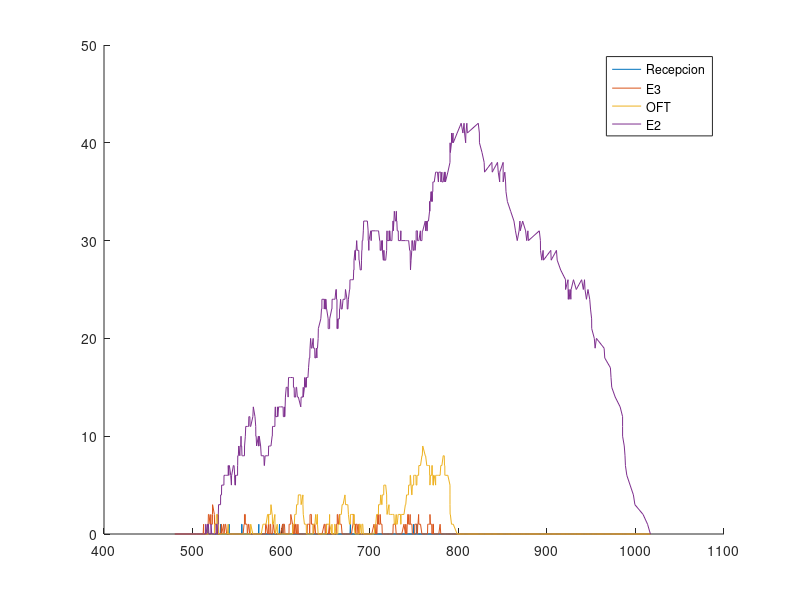

Recreate this plot in MATLAB.
t = [
480.0
480.2204979023792
480.2455798057488
483.57006142743245
497.24840347125496
497.2541007052631
504.25268538047163
504.522328535614
504.8283556131041
508.81952615850327
508.8469771410826
509.2968837876856
509.58855044589546
509.58855044789783
511.7118181689328
511.91306278929284
511.9533751880749
512.459533641882
512.6070064268037
514.1856298075679
514.6069405164835
514.6617157874878
514.698709320761
514.829684524125
514.8381794763588
515.0969243511759
515.096924451293
516.9914770368123
516.996529016363
517.3562784957809
517.396590894563
517.5575231161409
517.5957973068984
517.8695132354658
518.443227748724
518.5831978427536
519.6672645143967
519.9464266349179
519.9602596096979
520.3813224654751
520.4303639314862
520.597971374989
520.6632148242576
520.7908171076399
521.640056243094
521.836076635922
522.191409550939
522.2160832627519
522.2389195030761
522.3067406225683
522.4799630291941
522.5046215458467
522.5791176674646
524.597351903064
524.8174403795629
525.5149652502012
525.5149654103886
525.5189280568487
526.2395223211275
526.4871903604568
526.550308432244
526.5953866514938
526.9162068912105
527.253993241191
527.3942973460911
528.1578862596123
528.5842826082086
528.9552689852692
529.0470377895467
529.3559959434764
529.7908917740336
529.8012737427579
531.2456459444805
531.2456460721199
531.6054068614611
531.6988152032241
531.823647361339
531.8867650615673
532.4959005130651
532.5896110533164
532.6813798575939
532.7979240914481
532.8344722210469
535.065615176466
535.3618757705605
535.3618759107245
535.5005110070233
535.5005902599526
536.9552651774702
537.2037323288531
537.3529878373241
538.449583336229
538.7873696862094
539.3616102474144
540.1748557520714
540.2842307820175
540.8893723884948
540.9722384777283
540.9729410207339
541.3210130272759
541.3556703883295
541.5085130146877
541.5231641210382
543.0922334444243
543.8369900655923
544.024588670576
544.1584484774711
546.0532083784096
546.3552319567926
546.3798904734452
546.813758657422
547.530564216928
548.0496626531418
548.2101603956366
548.4428276865548
548.6229230418106
549.0432205968749
549.5480918683044
550.7985933660989
550.8321572125595
550.9210275262673
551.0334018329196
551.0737142317017
551.6758965999521
552.1334776765253
553.3664035091582
553.7272795601103
553.7820548311145
553.9125886704336
554.5246622857672
554.7119985530121
554.7692527108122
555.0609193690221
555.3107636101817
555.310763737821
555.4288041125182
555.7639328689252
556.0333205021273
556.0715946928847
556.5610181787662
557.0502353005403
557.0867834301391
558.1328758139953
558.5677716445525
558.5781536132768
558.5846891239315
558.696833261689
559.5546793912315
559.5602270962756
560.0225258149994
560.2709929663823
561.5168439737582
561.5383292498004
561.7862316069603
561.9473557749094
563.2644254154864
563.5424988088873
564.4822027092146
564.6552898428621
564.904077705922
565.5444316440957
565.61757071624
568.0435859899937
568.056266458666
568.5786071237508
570.4539764129931
571.3032155484473
571.4236590548055
571.6249036751656
571.6652160739477
571.7801238651189
572.2838838755636
574.3187814023563
574.3586447416056
574.3735566733604
574.4571253055994
574.8051973121414
574.8398546731951
574.9926972995532
575.1329780784936
575.2699392852136
576.8390086085997
577.5087729554416
579.5373926632752
579.8145213506835
579.8216927820993
580.5411301198861
580.8967106336934
581.0272444730125
581.1106892096411
581.8839085133911
582.123491836202
582.1928065602883
582.4550683217625
582.8753658768268
582.9647176327757
584.6643024925114
584.9414311799197
584.9486026113354
585.5974731587919
585.9093138221156
586.0236204629296
586.1541543022487
587.0108183426273
587.2504016654382
587.3197163895245
587.5819781509987
588.002275706063
588.1331716231649
588.5245180827169
589.7912123217476
590.0172191289823
590.235538418897
590.2677699298531
591.0362236513517
592.9442640529073
593.0360328571849
593.4310635558126
593.4613454194774
595.5944019290993
595.8025743070727
596.221606793667
597.142993780189
597.434660438399
597.6845046795585
597.6845048071979
598.137673938302
598.2625060964169
598.3256237966452
598.934759248143
599.3498695314506
599.3653561981884
601.6002526336183
601.6838212658573
601.7798301973156
602.0318932723993
602.0378546263577
602.1783098409559
602.4521908274636
603.4207783254027
603.747379164342
603.7609764897912
604.2629766888922
604.49213578551
604.8135941973887
605.7535537418898
606.7640886235331
607.2533057453072
607.289853874906
607.4689043773396
607.8936519890325
608.0097595088158
608.3359462587622
608.835946242076
608.8360254950053
608.9977450619032
609.2462122132861
610.492063220662
610.7614508538641
610.7997250446215
610.8864366806922
612.8903228849363
613.4574219561183
613.8446399112228
613.8923177866756
613.9616325107619
614.6751974091648
614.8922557201446
615.3470719571225
615.5483165774825
615.5886289762647
616.2967132117782
616.8912521807357
617.4477862934547
618.2969695756774
618.5809051304752
618.610549014866
618.8954217398226
619.4204676256672
622.1651284371278
622.5633595894948
624.5911437108815
624.5966914159256
624.9656455525719
625.0139861930132
626.2896219817898
626.534714875958
627.279471497126
628.2406589288328
628.2703207543863
628.5678328712363
628.667772853958
628.6791640357532
629.024975909689
629.2645592324999
629.3338739565862
629.5961357180604
630.0164332731247
630.2562788679379
630.9495141074058
631.8053698888093
632.1134291313289
632.1607028038263
632.1853765156392
632.202517731311
632.301268457423
632.5743942519289
632.5757052348471
632.6154293304298
633.2900749470942
634.1060063834275
634.2399748235968
634.660272378661
634.7722691666319
636.0976353196662
636.2139253149965
636.4492089943457
636.7130887607879
636.7453202717439
637.9198693678712
638.0953925933242
638.9580370694691
639.8925507000838
640.3405541747751
640.4726480527213
640.5468270567064
640.6601480401331
641.0331089768218
641.0331091169859
641.7761933605083
641.9804788964615
644.7838475553066
645.5529154103971
645.9082483254141
645.932922037227
645.9760777653252
646.0235793970434
646.1968018036691
646.2081929854643
648.6040784138004
648.6696275597129
649.1299578709367
649.8430117528211
649.9563610956026
650.3621101890349
650.4557011776683
650.4791432937839
650.5226079315297
651.148192106536
651.3718470669838
653.0777911198586
653.0825103234023
653.3463900898445
653.3786216008006
654.4769005073715
654.7087264630843
654.8004952673618
657.1059493817779
657.1741077654451
657.3588643392762
657.5408452123352
657.6101599364215
658.9955993827821
659.244066534165
660.4098473884109
660.4899175415409
660.7670462289492
660.7742176603649
660.7917669600539
661.849235511959
662.1628748439766
662.271768940398
662.3042768502025
662.5753666224036
662.8670332806136
663.0210824097086
663.0210825698961
663.0274228042322
663.1168775217731
663.241709679888
663.3048273801163
663.3254905021519
663.8766619396863
663.9172425110413
664.1931883756725
664.3671319627182
664.651067517516
664.6807114019068
665.7903714775573
665.9211287152854
666.2891115588794
667.1016538422546
667.9127576515241
668.8345218949357
669.9117541121152
672.0704587164895
672.6468317691592
674.352775822034
674.6379952582771
674.9400188366601
674.9646773533127
675.3267932778625
675.9539981424302
677.2077099216781
677.499376579888
677.5086608334474
677.7492208210475
677.7492209486869
678.1328787481718
678.202390079791
678.4036347001511
678.4439470989332
678.999475389632
679.3884931259217
679.3898041088399
681.0540736975896
681.2220424342269
681.2305373864607
681.5327667345779
681.9273151521229
682.2595045452771
682.2650522503212
683.3838349469141
683.579261552378
683.6315029862434
683.9060003784083
683.9109650106918
684.0605195169971
684.4129652097928
684.4756298003048
684.5121779299036
684.6227224767127
685.2852056052527
685.9035422627904
686.7260129024725
687.0700655018123
687.0806809910055
687.6567163565129
687.9026608655697
688.1336246731845
689.3364448835681
690.4838739100845
690.7299104263255
691.0652892654248
691.1444813701256
691.2895096845979
691.5334991064153
691.5348100893335
692.1583127983154
692.7855176628831
693.1990796780832
693.386579665495
695.2474413448648
695.2474414850288
697.3601104035284
698.2093495389826
698.279347035759
698.480591656119
698.5209040549012
698.6862578556542
698.9981800635136
699.1900178660989
701.1744693833098
701.2292446543139
701.2647787321409
701.5428839863315
701.622580680505
701.7127822068322
701.9553757647585
702.2994283640984
702.3100438532915
704.8427834262691
706.3738442324117
706.65097291982
706.6581443512357
706.840540699927
707.7331622028298
708.0468015348474
708.1556956312688
708.4592933132744
708.6988766360853
708.7681913601716
709.0304531216458
709.4507506767101
709.8011692019121
709.9763064458575
711.2396872923947
711.5035670588369
711.535798569793
711.6822504987323
711.79892647557
712.4531611397454
713.6549318309449
713.8171607111694
714.1740302671586
714.3345280096535
714.3408682439896
715.2631263507703
715.5107943900996
715.7428600273225
715.8008105697384
715.9398109208533
716.216237533232
716.3841370180028
716.4163685289589
718.031929731893
719.1159964035361
719.2077652078136
719.5614317320034
719.6099440185832
721.766134279728
721.9329424832636
722.4520409194773
722.6125386619722
723.2915923792948
723.7118899343591
725.0061365530762
725.5008265500437
725.8561594650607
725.8808331768736
725.97149053669
726.0782748662876
726.1447129433158
726.1561041251109
726.5358559428608
726.6014050887734
727.3449028718757
727.7747892818816
729.0778690105833
729.9032719437901
729.9042722352492
730.1463000331418
730.3245697903135
730.6232083498134
731.069497946822
732.1135064059981
732.1922776731994
732.3828940392002
732.3900654706159
734.7553026298317
735.0788651414545
735.2542129337932
735.2877754750804
735.3925044734721
735.4722011676456
735.8049962518991
736.149048851239
736.1596643404321
738.6924039134096
740.2234647195522
740.5005934069605
740.5077648383763
740.6901611870676
741.5827826899704
741.896422021988
742.0053161184094
742.308913800415
742.5484971232258
742.6178118473122
742.8800736087863
743.3003711638506
743.6507896890527
743.9657406475097
745.0893077795353
745.3531875459774
745.3854190569335
745.6485469627106
745.6716847003845
745.7765633338445
746.0339943862673
746.661199250835
747.4990911803234
747.644459177601
748.1480740851047
749.1127468379109
749.1127469655503
749.5659160966544
749.6424939260307
749.6907482547693
749.7310606535515
749.7322942289748
750.3630014064954
750.7520191427851
750.7533301257033
750.9206629693946
751.2212681549173
752.2399678429827
752.4028571889322
752.417599714453
752.7092663726629
752.9591106138224
752.9591107414618
753.2144287067412
753.4122798725659
753.8445133372968
753.8566059697154
753.881264486368
754.2093651824069
754.4933007372048
754.5229446215956
755.2070059588398
755.456088885101
757.1897075360682
757.3520919167095
758.9225755887494
759.3510883773006
759.8625545924847
762.7348854629729
763.1188891538577
764.4408295158477
764.4802284779659
764.5801684606876
764.5915596424827
764.9373715164186
764.9914389107488
765.1769548392294
765.2462695633158
765.5085313247899
765.9288288798542
766.3545390537187
767.5371281698365
767.6658214184159
767.7177654955389
767.9544229469241
767.9871531287409
767.9943245601567
768.0258247380584
768.5014390444379
769.234890741802
769.97964736297
769.9990541091407
770.14618528541
770.6336162999436
770.6831242309952
771.183124214309
771.1832034672383
771.2282629563136
771.3449230341362
771.5925910734654
772.0172883447401
772.0216076042192
772.3593939541996
772.8692110844007
774.4220993935687
774.461396656485
774.5919304958041
775.4485945361828
775.6881778589936
775.75749258308
776.0197543445541
776.268221495937
776.5219208192931
777.514072503313
777.5881358523399
777.9583986004624
778.000213527947
779.471242571249
780.2434460322908
780.3089951782033
781.4823793713115
781.4860161034844
782.9645735908491
784.1479028408363
784.4062297392137
784.775107705404
784.8658539617544
785.2367872371557
785.5070951982535
788.2080103261817
790.6340255999354
790.6340257400994
790.6395734451436
790.7819651640604
791.0568682222312
792.3325040110077
792.3510344874464
793.0957911086144
794.0569785403212
794.3132027836042
798.731441799583
803.2834642706651
805.1971738085361
806.5084561732334
807.0821706864916
808.3150965191245
808.5992025474656
809.6606915629784
810.2302506527334
822.5506249989048
823.7895583379255
823.8944369713855
826.8182873392877
829.1897980905479
829.6378015652392
837.9013258042645
838.3260734159574
844.2770613381476
845.1076188360896
846.729134638703
846.8404868887708
850.6527967629943
850.6527969231818
850.6567594094544
852.5281662124241
853.3774053478783
853.8543136645499
855.423382987936
859.1255044992224
862.8470297122201
864.5529737650949
866.5685937042
868.6135832936851
869.6023897833563
869.9609613541427
872.66432504395
876.0095192427215
877.2424450753543
878.5880401192082
879.1575992089632
891.4779735551347
892.7169068941554
892.8217855276154
894.303979747153
895.7456358955176
896.1936393702089
904.4571636092342
904.881911220927
910.8328991431173
911.6634566410593
915.586773921948
921.1319518488526
921.1319519489698
923.9045407331425
923.9108809674786
924.2089486653983
924.7601201029328
925.076646538919
926.3291894263189
927.0739460474869
927.3954044593656
930.0507146393165
933.2065996507299
939.2772003696605
941.1909099075315
942.5021922722287
943.075906785487
944.6874823332912
946.4211009842584
948.393782316471
949.3050768600789
950.5440101990996
950.6488888325596
953.5727392004618
954.4773093817123
955.944249951722
964.6557776654386
965.3725832249446
971.7483187588277
972.4279149375363
973.2584724354783
977.181789716367
982.7269676432717
985.4995565275616
985.4995566877491
985.5058969220852
987.3812662113276
988.2305053467817
988.7074136634533
990.2764829868394
993.9786044981258
997.7001297111235
999.4060737639983
1008.6325594943422
1013.6819755126037
1016.906967415172
];
x_2 = [
0.0
0.0
0.0
0.0
0.0
0.0
0.0
0.0
0.0
0.0
0.0
0.0
0.0
0.0
0.0
0.0
0.0
0.0
0.0
0.0
0.0
0.0
0.0
0.0
0.0
0.0
0.0
0.0
0.0
1.0
0.0
0.0
0.0
0.0
0.0
0.0
0.0
0.0
0.0
0.0
0.0
0.0
0.0
0.0
0.0
0.0
0.0
0.0
0.0
0.0
0.0
0.0
0.0
0.0
0.0
0.0
0.0
0.0
0.0
0.0
0.0
0.0
0.0
0.0
0.0
0.0
0.0
0.0
0.0
0.0
0.0
0.0
0.0
0.0
1.0
1.0
0.0
0.0
0.0
0.0
0.0
0.0
0.0
0.0
0.0
0.0
0.0
0.0
0.0
0.0
0.0
0.0
0.0
0.0
0.0
0.0
0.0
0.0
0.0
1.0
0.0
0.0
0.0
0.0
0.0
0.0
0.0
0.0
0.0
0.0
0.0
0.0
0.0
0.0
0.0
0.0
0.0
0.0
0.0
0.0
0.0
0.0
0.0
0.0
0.0
0.0
0.0
0.0
0.0
0.0
0.0
0.0
0.0
0.0
0.0
1.0
1.0
0.0
0.0
0.0
0.0
0.0
0.0
0.0
0.0
0.0
0.0
0.0
0.0
0.0
0.0
0.0
0.0
0.0
0.0
0.0
0.0
0.0
0.0
0.0
0.0
0.0
0.0
0.0
0.0
0.0
0.0
0.0
0.0
0.0
0.0
0.0
0.0
0.0
0.0
0.0
1.0
0.0
0.0
0.0
0.0
0.0
0.0
0.0
0.0
0.0
0.0
0.0
0.0
0.0
0.0
0.0
0.0
0.0
0.0
0.0
0.0
0.0
0.0
0.0
0.0
0.0
0.0
0.0
0.0
0.0
0.0
0.0
0.0
0.0
0.0
0.0
0.0
0.0
0.0
0.0
0.0
0.0
0.0
0.0
0.0
0.0
0.0
0.0
0.0
0.0
1.0
0.0
0.0
0.0
0.0
0.0
0.0
0.0
1.0
1.0
0.0
0.0
0.0
0.0
0.0
0.0
0.0
0.0
0.0
0.0
0.0
0.0
0.0
0.0
0.0
0.0
0.0
0.0
0.0
0.0
0.0
0.0
0.0
0.0
0.0
0.0
0.0
0.0
0.0
0.0
0.0
0.0
0.0
0.0
0.0
0.0
0.0
0.0
0.0
0.0
0.0
0.0
0.0
0.0
0.0
0.0
0.0
0.0
0.0
0.0
0.0
0.0
0.0
0.0
0.0
0.0
0.0
0.0
0.0
0.0
0.0
0.0
0.0
0.0
0.0
0.0
0.0
0.0
0.0
0.0
0.0
0.0
0.0
0.0
0.0
0.0
0.0
0.0
0.0
0.0
0.0
0.0
0.0
0.0
0.0
0.0
0.0
0.0
0.0
0.0
0.0
0.0
0.0
0.0
0.0
0.0
0.0
0.0
0.0
0.0
0.0
0.0
0.0
0.0
0.0
0.0
0.0
0.0
0.0
0.0
0.0
0.0
0.0
0.0
0.0
0.0
0.0
0.0
0.0
0.0
0.0
0.0
0.0
0.0
0.0
0.0
0.0
0.0
0.0
0.0
0.0
0.0
0.0
0.0
0.0
0.0
0.0
0.0
0.0
0.0
0.0
0.0
0.0
0.0
0.0
0.0
0.0
0.0
0.0
0.0
0.0
0.0
0.0
0.0
0.0
0.0
0.0
0.0
0.0
0.0
0.0
0.0
0.0
0.0
0.0
0.0
0.0
0.0
0.0
0.0
0.0
0.0
1.0
1.0
0.0
0.0
0.0
0.0
0.0
0.0
0.0
0.0
0.0
0.0
0.0
0.0
0.0
0.0
0.0
0.0
0.0
0.0
0.0
0.0
0.0
0.0
0.0
0.0
0.0
0.0
0.0
0.0
0.0
0.0
0.0
0.0
0.0
0.0
0.0
0.0
0.0
0.0
0.0
0.0
0.0
0.0
0.0
0.0
0.0
0.0
0.0
0.0
0.0
0.0
0.0
0.0
0.0
0.0
0.0
0.0
0.0
0.0
0.0
0.0
0.0
0.0
0.0
0.0
0.0
0.0
0.0
0.0
0.0
0.0
0.0
0.0
0.0
0.0
0.0
0.0
0.0
0.0
0.0
0.0
0.0
0.0
0.0
0.0
0.0
0.0
0.0
0.0
0.0
0.0
0.0
0.0
0.0
0.0
0.0
0.0
0.0
0.0
0.0
0.0
0.0
0.0
0.0
0.0
0.0
0.0
0.0
0.0
0.0
0.0
0.0
0.0
0.0
0.0
0.0
0.0
0.0
0.0
0.0
0.0
0.0
0.0
0.0
0.0
0.0
0.0
0.0
0.0
0.0
0.0
0.0
0.0
0.0
0.0
0.0
0.0
0.0
0.0
0.0
0.0
0.0
0.0
0.0
0.0
0.0
0.0
0.0
0.0
0.0
0.0
0.0
0.0
0.0
0.0
0.0
0.0
0.0
0.0
0.0
0.0
0.0
0.0
0.0
0.0
0.0
0.0
1.0
0.0
0.0
0.0
0.0
0.0
0.0
0.0
0.0
0.0
0.0
0.0
0.0
0.0
0.0
0.0
1.0
1.0
0.0
0.0
0.0
0.0
0.0
0.0
0.0
0.0
0.0
0.0
0.0
0.0
0.0
0.0
0.0
0.0
0.0
0.0
0.0
0.0
0.0
0.0
0.0
0.0
0.0
0.0
0.0
0.0
0.0
0.0
0.0
0.0
0.0
0.0
0.0
0.0
0.0
0.0
0.0
0.0
0.0
0.0
0.0
0.0
0.0
0.0
0.0
0.0
0.0
0.0
0.0
0.0
0.0
0.0
0.0
0.0
0.0
0.0
0.0
0.0
0.0
0.0
0.0
0.0
0.0
0.0
0.0
0.0
0.0
0.0
0.0
0.0
0.0
0.0
0.0
0.0
0.0
0.0
0.0
0.0
0.0
0.0
0.0
0.0
0.0
0.0
0.0
0.0
0.0
0.0
0.0
0.0
0.0
0.0
0.0
0.0
0.0
0.0
0.0
0.0
0.0
0.0
0.0
0.0
0.0
0.0
0.0
0.0
0.0
0.0
0.0
0.0
0.0
0.0
0.0
0.0
0.0
0.0
0.0
0.0
0.0
0.0
0.0
0.0
0.0
0.0
0.0
0.0
0.0
0.0
0.0
0.0
0.0
0.0
0.0
0.0
0.0
0.0
0.0
0.0
0.0
0.0
0.0
0.0
0.0
0.0
0.0
0.0
0.0
0.0
0.0
0.0
0.0
0.0
0.0
0.0
0.0
0.0
0.0
0.0
0.0
0.0
0.0
0.0
0.0
0.0
0.0
0.0
0.0
0.0
0.0
0.0
0.0
0.0
0.0
0.0
0.0
0.0
0.0
0.0
0.0
];
x_3 = [
0.0
0.0
0.0
0.0
0.0
0.0
0.0
0.0
0.0
0.0
0.0
0.0
0.0
0.0
0.0
0.0
0.0
0.0
0.0
0.0
0.0
0.0
0.0
0.0
0.0
0.0
0.0
0.0
0.0
0.0
0.0
0.0
0.0
0.0
0.0
0.0
0.0
0.0
0.0
0.0
0.0
0.0
0.0
0.0
0.0
0.0
0.0
0.0
0.0
0.0
0.0
0.0
0.0
0.0
0.0
0.0
0.0
0.0
0.0
0.0
0.0
0.0
0.0
0.0
0.0
0.0
0.0
0.0
0.0
0.0
0.0
0.0
0.0
0.0
0.0
0.0
0.0
0.0
0.0
0.0
0.0
0.0
0.0
0.0
0.0
0.0
0.0
0.0
0.0
0.0
0.0
0.0
0.0
0.0
0.0
0.0
0.0
0.0
0.0
0.0
0.0
0.0
0.0
0.0
0.0
0.0
0.0
0.0
0.0
0.0
0.0
0.0
0.0
0.0
0.0
0.0
0.0
0.0
0.0
0.0
0.0
0.0
0.0
0.0
0.0
0.0
0.0
0.0
0.0
0.0
0.0
0.0
0.0
0.0
0.0
0.0
0.0
0.0
0.0
0.0
0.0
0.0
0.0
0.0
0.0
0.0
0.0
0.0
0.0
0.0
0.0
0.0
0.0
0.0
0.0
0.0
0.0
0.0
0.0
0.0
0.0
0.0
0.0
0.0
0.0
0.0
0.0
0.0
0.0
0.0
0.0
0.0
0.0
0.0
0.0
0.0
0.0
0.0
0.0
0.0
0.0
0.0
0.0
0.0
0.0
0.0
0.0
0.0
0.0
0.0
0.0
0.0
0.0
0.0
0.0
0.0
0.0
0.0
0.0
0.0
0.0
0.0
0.0
0.0
0.0
0.0
0.0
0.0
0.0
0.0
0.0
0.0
0.0
0.0
0.0
0.0
0.0
0.0
0.0
0.0
0.0
0.0
0.0
0.0
0.0
0.0
0.0
0.0
0.0
0.0
0.0
0.0
0.0
0.0
0.0
0.0
0.0
0.0
0.0
0.0
0.0
0.0
0.0
0.0
0.0
0.0
0.0
0.0
0.0
0.0
0.0
0.0
0.0
0.0
0.0
0.0
0.0
0.0
0.0
0.0
0.0
0.0
0.0
0.0
0.0
0.0
0.0
0.0
0.0
0.0
0.0
0.0
0.0
0.0
0.0
0.0
0.0
0.0
0.0
0.0
0.0
0.0
0.0
0.0
0.0
0.0
0.0
0.0
0.0
0.0
0.0
0.0
0.0
0.0
0.0
0.0
0.0
0.0
0.0
0.0
0.0
0.0
0.0
0.0
0.0
0.0
0.0
0.0
0.0
0.0
0.0
0.0
0.0
0.0
0.0
0.0
0.0
0.0
0.0
0.0
0.0
0.0
0.0
0.0
0.0
0.0
0.0
0.0
0.0
0.0
0.0
0.0
0.0
0.0
0.0
0.0
0.0
0.0
0.0
0.0
0.0
0.0
0.0
0.0
0.0
0.0
0.0
0.0
0.0
0.0
0.0
0.0
0.0
0.0
0.0
0.0
0.0
0.0
0.0
0.0
0.0
0.0
0.0
0.0
0.0
0.0
0.0
0.0
0.0
0.0
0.0
0.0
0.0
0.0
0.0
0.0
0.0
0.0
0.0
0.0
0.0
0.0
0.0
0.0
0.0
0.0
0.0
0.0
0.0
0.0
0.0
0.0
0.0
0.0
0.0
0.0
0.0
0.0
0.0
0.0
0.0
0.0
0.0
0.0
0.0
0.0
0.0
0.0
0.0
0.0
0.0
0.0
0.0
0.0
0.0
0.0
0.0
0.0
0.0
0.0
0.0
0.0
0.0
0.0
0.0
0.0
0.0
0.0
0.0
0.0
0.0
0.0
0.0
0.0
0.0
0.0
0.0
0.0
0.0
0.0
0.0
0.0
0.0
0.0
0.0
0.0
0.0
0.0
0.0
0.0
0.0
0.0
0.0
0.0
0.0
0.0
0.0
0.0
0.0
0.0
0.0
0.0
0.0
0.0
0.0
0.0
0.0
0.0
0.0
0.0
0.0
0.0
0.0
0.0
0.0
0.0
0.0
0.0
0.0
0.0
0.0
0.0
0.0
0.0
0.0
0.0
0.0
0.0
0.0
0.0
0.0
0.0
0.0
0.0
0.0
0.0
0.0
0.0
0.0
0.0
0.0
0.0
0.0
0.0
0.0
0.0
0.0
0.0
0.0
0.0
0.0
0.0
0.0
0.0
0.0
0.0
0.0
0.0
0.0
0.0
0.0
0.0
0.0
0.0
0.0
0.0
0.0
0.0
0.0
0.0
0.0
0.0
0.0
0.0
0.0
0.0
0.0
0.0
0.0
0.0
0.0
0.0
0.0
0.0
0.0
0.0
0.0
0.0
0.0
0.0
0.0
0.0
0.0
0.0
0.0
0.0
0.0
0.0
0.0
0.0
0.0
0.0
0.0
0.0
0.0
0.0
0.0
0.0
0.0
0.0
0.0
0.0
0.0
0.0
0.0
0.0
0.0
0.0
0.0
0.0
0.0
0.0
0.0
0.0
0.0
0.0
0.0
0.0
0.0
0.0
0.0
0.0
0.0
0.0
0.0
0.0
0.0
0.0
0.0
0.0
0.0
0.0
0.0
0.0
0.0
0.0
0.0
0.0
0.0
0.0
0.0
0.0
0.0
0.0
0.0
0.0
0.0
0.0
0.0
0.0
0.0
0.0
0.0
0.0
0.0
0.0
0.0
0.0
0.0
0.0
0.0
0.0
0.0
0.0
0.0
0.0
0.0
0.0
0.0
0.0
0.0
0.0
0.0
0.0
0.0
0.0
0.0
0.0
0.0
0.0
0.0
0.0
0.0
0.0
0.0
0.0
0.0
0.0
0.0
0.0
0.0
0.0
0.0
0.0
0.0
0.0
0.0
0.0
0.0
0.0
0.0
0.0
0.0
0.0
0.0
0.0
0.0
0.0
0.0
0.0
0.0
0.0
0.0
0.0
0.0
0.0
0.0
0.0
0.0
0.0
0.0
0.0
0.0
0.0
0.0
0.0
0.0
0.0
0.0
0.0
0.0
0.0
0.0
0.0
0.0
0.0
0.0
0.0
0.0
0.0
0.0
0.0
0.0
0.0
0.0
0.0
0.0
0.0
0.0
0.0
0.0
0.0
0.0
0.0
0.0
0.0
0.0
0.0
0.0
0.0
0.0
0.0
0.0
0.0
0.0
0.0
0.0
0.0
0.0
0.0
0.0
0.0
0.0
0.0
0.0
0.0
0.0
0.0
0.0
0.0
0.0
0.0
0.0
0.0
0.0
0.0
0.0
0.0
0.0
0.0
0.0
0.0
0.0
0.0
0.0
0.0
0.0
0.0
0.0
0.0
0.0
0.0
0.0
0.0
0.0
];
x_4 = [
0.0
0.0
0.0
0.0
0.0
0.0
0.0
0.0
0.0
0.0
0.0
0.0
0.0
0.0
0.0
0.0
0.0
1.0
0.0
0.0
0.0
0.0
0.0
0.0
0.0
0.0
0.0
0.0
0.0
0.0
0.0
1.0
1.0
2.0
2.0
2.0
1.0
1.0
1.0
1.0
1.0
2.0
1.0
1.0
1.0
1.0
1.0
1.0
1.0
1.0
2.0
2.0
3.0
2.0
1.0
1.0
1.0
1.0
1.0
1.0
1.0
1.0
0.0
0.0
0.0
0.0
0.0
0.0
0.0
0.0
0.0
0.0
0.0
0.0
0.0
0.0
0.0
0.0
1.0
1.0
0.0
0.0
0.0
1.0
1.0
0.0
0.0
0.0
1.0
1.0
1.0
0.0
0.0
0.0
0.0
0.0
0.0
0.0
0.0
0.0
0.0
0.0
0.0
0.0
0.0
0.0
0.0
0.0
0.0
0.0
0.0
0.0
0.0
0.0
0.0
0.0
0.0
0.0
0.0
0.0
0.0
0.0
0.0
0.0
0.0
0.0
0.0
0.0
0.0
0.0
0.0
0.0
0.0
0.0
0.0
0.0
0.0
0.0
0.0
0.0
0.0
0.0
1.0
1.0
1.0
2.0
2.0
2.0
1.0
1.0
1.0
1.0
1.0
0.0
0.0
1.0
1.0
0.0
0.0
0.0
0.0
0.0
0.0
0.0
0.0
0.0
0.0
0.0
0.0
0.0
0.0
0.0
0.0
0.0
0.0
0.0
0.0
0.0
0.0
0.0
0.0
0.0
0.0
0.0
0.0
0.0
0.0
0.0
0.0
0.0
0.0
0.0
0.0
1.0
1.0
1.0
0.0
0.0
0.0
1.0
1.0
0.0
0.0
0.0
0.0
0.0
1.0
1.0
1.0
0.0
0.0
0.0
0.0
0.0
1.0
0.0
0.0
0.0
0.0
0.0
0.0
0.0
0.0
0.0
0.0
0.0
0.0
0.0
0.0
0.0
0.0
0.0
1.0
1.0
1.0
0.0
0.0
1.0
1.0
1.0
1.0
1.0
0.0
0.0
0.0
0.0
0.0
0.0
0.0
0.0
0.0
0.0
0.0
0.0
0.0
1.0
1.0
1.0
1.0
1.0
2.0
1.0
0.0
0.0
0.0
0.0
1.0
1.0
0.0
0.0
0.0
1.0
1.0
0.0
0.0
0.0
0.0
1.0
0.0
0.0
0.0
0.0
0.0
0.0
0.0
0.0
0.0
0.0
0.0
0.0
0.0
0.0
0.0
0.0
0.0
0.0
1.0
1.0
1.0
1.0
1.0
1.0
0.0
0.0
0.0
1.0
1.0
1.0
2.0
2.0
2.0
1.0
1.0
1.0
1.0
0.0
0.0
0.0
0.0
1.0
1.0
0.0
0.0
0.0
0.0
0.0
0.0
0.0
0.0
0.0
0.0
0.0
0.0
0.0
0.0
0.0
0.0
0.0
0.0
1.0
1.0
1.0
0.0
0.0
0.0
0.0
0.0
1.0
1.0
0.0
0.0
0.0
0.0
0.0
1.0
0.0
0.0
0.0
0.0
0.0
0.0
0.0
0.0
0.0
0.0
0.0
0.0
0.0
0.0
0.0
0.0
0.0
1.0
1.0
1.0
1.0
1.0
1.0
1.0
1.0
1.0
2.0
2.0
2.0
1.0
1.0
1.0
1.0
2.0
2.0
1.0
1.0
1.0
0.0
0.0
0.0
0.0
0.0
0.0
0.0
0.0
0.0
0.0
0.0
0.0
0.0
0.0
0.0
0.0
0.0
0.0
0.0
0.0
0.0
0.0
1.0
1.0
1.0
2.0
2.0
1.0
1.0
1.0
1.0
1.0
1.0
1.0
0.0
0.0
0.0
0.0
1.0
1.0
1.0
0.0
0.0
0.0
1.0
1.0
0.0
0.0
0.0
0.0
0.0
0.0
0.0
0.0
0.0
0.0
0.0
0.0
0.0
0.0
0.0
0.0
0.0
0.0
0.0
0.0
0.0
0.0
0.0
0.0
0.0
0.0
0.0
0.0
0.0
0.0
0.0
0.0
1.0
0.0
0.0
0.0
1.0
0.0
0.0
0.0
1.0
1.0
1.0
2.0
2.0
2.0
1.0
1.0
1.0
1.0
2.0
2.0
1.0
1.0
1.0
0.0
0.0
0.0
0.0
0.0
0.0
0.0
0.0
0.0
0.0
0.0
0.0
0.0
0.0
0.0
0.0
0.0
0.0
0.0
0.0
0.0
0.0
0.0
0.0
0.0
0.0
0.0
0.0
0.0
0.0
1.0
1.0
1.0
1.0
1.0
0.0
0.0
0.0
0.0
0.0
0.0
0.0
0.0
0.0
0.0
0.0
0.0
0.0
0.0
0.0
0.0
0.0
0.0
0.0
1.0
0.0
0.0
0.0
1.0
0.0
0.0
0.0
1.0
1.0
1.0
2.0
2.0
2.0
1.0
1.0
1.0
1.0
2.0
1.0
1.0
1.0
1.0
1.0
1.0
0.0
0.0
0.0
0.0
0.0
0.0
0.0
0.0
0.0
0.0
0.0
1.0
1.0
1.0
1.0
1.0
1.0
1.0
1.0
1.0
0.0
0.0
0.0
0.0
1.0
1.0
1.0
2.0
1.0
1.0
1.0
0.0
0.0
0.0
0.0
0.0
0.0
0.0
0.0
0.0
0.0
0.0
0.0
0.0
1.0
1.0
1.0
1.0
1.0
1.0
1.0
1.0
1.0
2.0
1.0
1.0
1.0
1.0
0.0
0.0
0.0
0.0
0.0
1.0
1.0
1.0
1.0
0.0
0.0
0.0
0.0
0.0
0.0
0.0
0.0
0.0
0.0
0.0
0.0
0.0
0.0
0.0
0.0
1.0
0.0
0.0
0.0
0.0
0.0
0.0
0.0
0.0
0.0
0.0
0.0
0.0
0.0
0.0
0.0
0.0
0.0
0.0
0.0
0.0
0.0
0.0
0.0
0.0
0.0
0.0
0.0
0.0
0.0
0.0
0.0
0.0
0.0
0.0
0.0
0.0
0.0
0.0
0.0
0.0
0.0
0.0
0.0
0.0
0.0
0.0
0.0
0.0
0.0
0.0
0.0
0.0
0.0
0.0
0.0
0.0
0.0
0.0
0.0
0.0
0.0
0.0
0.0
0.0
0.0
0.0
0.0
0.0
0.0
0.0
0.0
0.0
0.0
0.0
0.0
0.0
0.0
0.0
0.0
0.0
0.0
0.0
0.0
0.0
0.0
0.0
0.0
0.0
0.0
0.0
0.0
0.0
0.0
0.0
0.0
0.0
0.0
0.0
0.0
0.0
0.0
0.0
0.0
0.0
0.0
0.0
0.0
0.0
0.0
0.0
0.0
0.0
0.0
0.0
0.0
0.0
0.0
0.0
];
x_5 = [
0.0
0.0
0.0
0.0
0.0
0.0
0.0
0.0
0.0
0.0
0.0
0.0
0.0
0.0
0.0
0.0
0.0
0.0
0.0
0.0
0.0
0.0
0.0
0.0
0.0
0.0
0.0
0.0
0.0
0.0
0.0
0.0
0.0
0.0
0.0
0.0
0.0
0.0
0.0
0.0
0.0
0.0
0.0
0.0
0.0
0.0
0.0
0.0
0.0
0.0
0.0
0.0
0.0
0.0
1.0
1.0
1.0
1.0
1.0
1.0
1.0
1.0
2.0
2.0
2.0
2.0
1.0
2.0
1.0
0.0
0.0
0.0
0.0
0.0
0.0
0.0
0.0
0.0
0.0
0.0
0.0
0.0
0.0
0.0
0.0
0.0
0.0
0.0
0.0
0.0
0.0
0.0
0.0
0.0
1.0
0.0
0.0
0.0
0.0
0.0
0.0
0.0
0.0
0.0
0.0
0.0
0.0
0.0
0.0
0.0
0.0
0.0
0.0
0.0
0.0
0.0
0.0
0.0
0.0
0.0
0.0
0.0
0.0
0.0
0.0
0.0
0.0
0.0
0.0
0.0
0.0
0.0
0.0
0.0
0.0
0.0
0.0
0.0
0.0
0.0
0.0
0.0
0.0
0.0
0.0
0.0
0.0
0.0
0.0
0.0
0.0
0.0
0.0
0.0
0.0
0.0
0.0
0.0
0.0
0.0
0.0
1.0
0.0
0.0
0.0
0.0
0.0
0.0
0.0
0.0
0.0
0.0
0.0
0.0
0.0
0.0
0.0
0.0
0.0
0.0
0.0
0.0
0.0
1.0
1.0
1.0
1.0
1.0
1.0
1.0
1.0
1.0
1.0
1.0
1.0
1.0
2.0
2.0
2.0
2.0
1.0
2.0
2.0
2.0
2.0
2.0
2.0
2.0
2.0
3.0
2.0
2.0
1.0
1.0
1.0
2.0
1.0
0.0
0.0
1.0
0.0
0.0
0.0
0.0
0.0
0.0
0.0
0.0
0.0
0.0
0.0
0.0
0.0
0.0
0.0
0.0
0.0
0.0
0.0
0.0
0.0
0.0
0.0
0.0
0.0
0.0
0.0
0.0
0.0
0.0
0.0
0.0
0.0
0.0
0.0
0.0
0.0
0.0
0.0
0.0
0.0
0.0
1.0
1.0
1.0
1.0
1.0
1.0
2.0
2.0
2.0
2.0
2.0
3.0
3.0
3.0
3.0
3.0
4.0
4.0
3.0
4.0
3.0
2.0
2.0
1.0
1.0
1.0
1.0
1.0
0.0
0.0
0.0
0.0
0.0
0.0
0.0
0.0
0.0
0.0
0.0
0.0
0.0
0.0
0.0
0.0
0.0
0.0
0.0
0.0
0.0
0.0
0.0
0.0
0.0
1.0
1.0
1.0
1.0
1.0
1.0
2.0
1.0
1.0
1.0
1.0
2.0
2.0
1.0
0.0
0.0
0.0
0.0
0.0
0.0
0.0
0.0
0.0
0.0
0.0
0.0
0.0
0.0
0.0
0.0
0.0
0.0
0.0
0.0
1.0
1.0
1.0
1.0
1.0
1.0
2.0
1.0
0.0
0.0
1.0
0.0
0.0
0.0
0.0
0.0
1.0
1.0
1.0
1.0
0.0
0.0
0.0
0.0
0.0
0.0
0.0
0.0
0.0
0.0
0.0
0.0
0.0
0.0
0.0
1.0
1.0
1.0
1.0
1.0
1.0
2.0
2.0
2.0
3.0
3.0
4.0
3.0
3.0
3.0
3.0
3.0
3.0
2.0
1.0
1.0
1.0
1.0
1.0
1.0
2.0
2.0
2.0
2.0
2.0
2.0
2.0
2.0
2.0
2.0
1.0
2.0
1.0
0.0
0.0
0.0
0.0
0.0
0.0
0.0
0.0
0.0
0.0
0.0
0.0
0.0
0.0
0.0
0.0
0.0
1.0
1.0
0.0
0.0
0.0
1.0
1.0
1.0
1.0
1.0
0.0
0.0
0.0
0.0
0.0
0.0
0.0
0.0
0.0
0.0
0.0
0.0
0.0
0.0
0.0
0.0
0.0
0.0
0.0
0.0
0.0
0.0
0.0
1.0
1.0
1.0
1.0
2.0
2.0
2.0
2.0
2.0
2.0
2.0
2.0
2.0
3.0
3.0
3.0
3.0
3.0
3.0
4.0
3.0
3.0
4.0
4.0
4.0
4.0
4.0
4.0
4.0
5.0
5.0
5.0
5.0
5.0
4.0
3.0
2.0
2.0
3.0
2.0
2.0
2.0
2.0
2.0
2.0
2.0
2.0
2.0
2.0
2.0
2.0
2.0
2.0
2.0
2.0
1.0
1.0
2.0
1.0
1.0
1.0
1.0
1.0
2.0
2.0
2.0
2.0
2.0
1.0
1.0
1.0
2.0
2.0
2.0
2.0
2.0
2.0
3.0
3.0
3.0
3.0
4.0
4.0
4.0
4.0
4.0
4.0
4.0
4.0
4.0
5.0
5.0
5.0
5.0
5.0
6.0
6.0
6.0
5.0
4.0
4.0
5.0
5.0
5.0
5.0
5.0
6.0
6.0
6.0
6.0
6.0
6.0
6.0
6.0
6.0
5.0
5.0
5.0
5.0
5.0
5.0
6.0
6.0
6.0
6.0
6.0
6.0
6.0
6.0
7.0
7.0
7.0
8.0
8.0
9.0
8.0
8.0
7.0
7.0
7.0
7.0
7.0
7.0
7.0
7.0
7.0
7.0
7.0
7.0
6.0
6.0
6.0
5.0
5.0
5.0
6.0
6.0
6.0
6.0
7.0
7.0
6.0
6.0
6.0
6.0
5.0
5.0
5.0
6.0
6.0
6.0
5.0
6.0
6.0
6.0
6.0
6.0
6.0
6.0
6.0
6.0
6.0
6.0
6.0
6.0
7.0
7.0
7.0
7.0
8.0
8.0
7.0
7.0
6.0
6.0
6.0
6.0
5.0
4.0
3.0
2.0
2.0
1.0
1.0
1.0
1.0
1.0
0.0
0.0
0.0
0.0
0.0
0.0
0.0
0.0
0.0
0.0
0.0
0.0
0.0
0.0
0.0
0.0
0.0
0.0
0.0
0.0
0.0
0.0
0.0
0.0
0.0
0.0
0.0
0.0
0.0
0.0
0.0
0.0
0.0
0.0
0.0
0.0
0.0
0.0
0.0
0.0
0.0
0.0
0.0
0.0
0.0
0.0
0.0
0.0
0.0
0.0
0.0
0.0
0.0
0.0
0.0
0.0
0.0
0.0
0.0
0.0
0.0
0.0
0.0
0.0
0.0
0.0
0.0
0.0
0.0
0.0
0.0
0.0
0.0
0.0
0.0
0.0
0.0
0.0
0.0
0.0
0.0
0.0
0.0
0.0
0.0
0.0
0.0
0.0
0.0
0.0
0.0
0.0
0.0
0.0
0.0
0.0
];
x_6 = [
0.0
0.0
0.0
0.0
0.0
0.0
0.0
0.0
0.0
0.0
0.0
0.0
0.0
0.0
0.0
0.0
0.0
0.0
0.0
0.0
0.0
0.0
0.0
0.0
0.0
0.0
0.0
0.0
0.0
0.0
0.0
0.0
0.0
0.0
0.0
0.0
0.0
0.0
0.0
0.0
0.0
0.0
0.0
0.0
0.0
0.0
0.0
0.0
0.0
0.0
0.0
0.0
0.0
0.0
0.0
0.0
0.0
0.0
0.0
0.0
0.0
0.0
0.0
0.0
0.0
0.0
0.0
0.0
0.0
0.0
0.0
0.0
0.0
0.0
0.0
0.0
0.0
0.0
0.0
0.0
0.0
0.0
0.0
0.0
0.0
0.0
0.0
0.0
0.0
0.0
0.0
0.0
0.0
0.0
0.0
0.0
0.0
0.0
0.0
0.0
0.0
0.0
0.0
0.0
0.0
0.0
0.0
0.0
0.0
0.0
0.0
0.0
0.0
0.0
0.0
0.0
0.0
0.0
0.0
0.0
0.0
0.0
0.0
0.0
0.0
0.0
0.0
0.0
0.0
0.0
0.0
0.0
0.0
0.0
0.0
0.0
0.0
0.0
0.0
0.0
0.0
0.0
0.0
0.0
0.0
0.0
0.0
0.0
0.0
0.0
0.0
0.0
0.0
0.0
0.0
0.0
0.0
0.0
0.0
0.0
0.0
0.0
0.0
0.0
0.0
0.0
0.0
0.0
0.0
0.0
0.0
0.0
0.0
0.0
0.0
0.0
0.0
0.0
0.0
0.0
0.0
0.0
0.0
0.0
0.0
0.0
0.0
0.0
0.0
0.0
0.0
0.0
0.0
0.0
0.0
0.0
0.0
0.0
0.0
0.0
0.0
0.0
0.0
0.0
0.0
0.0
0.0
0.0
0.0
0.0
0.0
0.0
0.0
0.0
0.0
0.0
0.0
0.0
0.0
0.0
0.0
0.0
0.0
0.0
0.0
0.0
0.0
0.0
0.0
0.0
0.0
0.0
0.0
0.0
0.0
0.0
0.0
0.0
0.0
0.0
0.0
0.0
0.0
0.0
0.0
0.0
0.0
0.0
0.0
0.0
0.0
0.0
0.0
0.0
0.0
0.0
0.0
0.0
0.0
0.0
0.0
0.0
0.0
0.0
0.0
0.0
0.0
0.0
0.0
0.0
0.0
0.0
0.0
0.0
0.0
0.0
0.0
0.0
0.0
0.0
0.0
0.0
0.0
0.0
0.0
0.0
0.0
0.0
0.0
0.0
0.0
0.0
0.0
0.0
0.0
0.0
0.0
0.0
0.0
0.0
0.0
0.0
0.0
0.0
0.0
0.0
0.0
0.0
0.0
0.0
0.0
0.0
0.0
0.0
0.0
0.0
0.0
0.0
0.0
0.0
0.0
0.0
0.0
0.0
0.0
0.0
0.0
0.0
0.0
0.0
0.0
0.0
0.0
0.0
0.0
0.0
0.0
0.0
0.0
0.0
0.0
0.0
0.0
0.0
0.0
0.0
0.0
0.0
0.0
0.0
0.0
0.0
0.0
0.0
0.0
0.0
0.0
0.0
0.0
0.0
0.0
0.0
0.0
0.0
0.0
0.0
0.0
0.0
0.0
0.0
0.0
0.0
0.0
0.0
0.0
0.0
0.0
0.0
0.0
0.0
0.0
0.0
0.0
0.0
0.0
0.0
0.0
0.0
0.0
0.0
0.0
0.0
0.0
0.0
0.0
0.0
0.0
0.0
0.0
0.0
0.0
0.0
0.0
0.0
0.0
0.0
0.0
0.0
0.0
0.0
0.0
0.0
0.0
0.0
0.0
0.0
0.0
0.0
0.0
0.0
0.0
0.0
0.0
0.0
0.0
0.0
0.0
0.0
0.0
0.0
0.0
0.0
0.0
0.0
0.0
0.0
0.0
0.0
0.0
0.0
0.0
0.0
0.0
0.0
0.0
0.0
0.0
0.0
0.0
0.0
0.0
0.0
0.0
0.0
0.0
0.0
0.0
0.0
0.0
0.0
0.0
0.0
0.0
0.0
0.0
0.0
0.0
0.0
0.0
0.0
0.0
0.0
0.0
0.0
0.0
0.0
0.0
0.0
0.0
0.0
0.0
0.0
0.0
0.0
0.0
0.0
0.0
0.0
0.0
0.0
0.0
0.0
0.0
0.0
0.0
0.0
0.0
0.0
0.0
0.0
0.0
0.0
0.0
0.0
0.0
0.0
0.0
0.0
0.0
0.0
0.0
0.0
0.0
0.0
0.0
0.0
0.0
0.0
0.0
0.0
0.0
0.0
0.0
0.0
0.0
0.0
0.0
0.0
0.0
0.0
0.0
0.0
0.0
0.0
0.0
0.0
0.0
0.0
0.0
0.0
0.0
0.0
0.0
0.0
0.0
0.0
0.0
0.0
0.0
0.0
0.0
0.0
0.0
0.0
0.0
0.0
0.0
0.0
0.0
0.0
0.0
0.0
0.0
0.0
0.0
0.0
0.0
0.0
0.0
0.0
0.0
0.0
0.0
0.0
0.0
0.0
0.0
0.0
0.0
0.0
0.0
0.0
0.0
0.0
0.0
0.0
0.0
0.0
0.0
0.0
0.0
0.0
0.0
0.0
0.0
0.0
0.0
0.0
0.0
0.0
0.0
0.0
0.0
0.0
0.0
0.0
0.0
0.0
0.0
0.0
0.0
0.0
0.0
0.0
0.0
0.0
0.0
0.0
0.0
0.0
0.0
0.0
0.0
0.0
0.0
0.0
0.0
0.0
0.0
0.0
0.0
0.0
0.0
0.0
0.0
0.0
0.0
0.0
0.0
0.0
0.0
0.0
0.0
0.0
0.0
0.0
0.0
0.0
0.0
0.0
0.0
0.0
0.0
0.0
0.0
0.0
0.0
0.0
0.0
0.0
0.0
0.0
0.0
0.0
0.0
0.0
0.0
0.0
0.0
0.0
0.0
0.0
0.0
0.0
0.0
0.0
0.0
0.0
0.0
0.0
0.0
0.0
0.0
0.0
0.0
0.0
0.0
0.0
0.0
0.0
0.0
0.0
0.0
0.0
0.0
0.0
0.0
0.0
0.0
0.0
0.0
0.0
0.0
0.0
0.0
0.0
0.0
0.0
0.0
0.0
0.0
0.0
0.0
0.0
0.0
0.0
0.0
0.0
0.0
0.0
0.0
0.0
0.0
0.0
0.0
0.0
0.0
0.0
0.0
0.0
0.0
0.0
0.0
0.0
0.0
0.0
0.0
0.0
0.0
0.0
0.0
0.0
0.0
0.0
0.0
0.0
0.0
0.0
0.0
0.0
0.0
0.0
0.0
0.0
0.0
0.0
0.0
0.0
0.0
0.0
0.0
0.0
0.0
0.0
0.0
0.0
0.0
0.0
0.0
0.0
0.0
0.0
0.0
0.0
0.0
];
x_7 = [
0.0
0.0
0.0
0.0
0.0
0.0
0.0
0.0
0.0
0.0
0.0
0.0
0.0
0.0
0.0
0.0
0.0
0.0
0.0
0.0
0.0
0.0
0.0
1.0
1.0
1.0
0.0
1.0
1.0
1.0
1.0
1.0
1.0
1.0
0.0
0.0
0.0
0.0
0.0
0.0
0.0
0.0
0.0
1.0
0.0
0.0
0.0
0.0
0.0
0.0
0.0
0.0
0.0
0.0
0.0
0.0
0.0
0.0
0.0
0.0
0.0
1.0
1.0
1.0
1.0
0.0
1.0
1.0
2.0
3.0
3.0
3.0
3.0
3.0
3.0
4.0
4.0
4.0
4.0
4.0
4.0
5.0
5.0
5.0
5.0
5.0
6.0
6.0
6.0
6.0
6.0
6.0
6.0
6.0
6.0
7.0
6.0
6.0
7.0
7.0
7.0
7.0
7.0
6.0
5.0
6.0
6.0
7.0
7.0
7.0
7.0
6.0
5.0
6.0
5.0
6.0
6.0
6.0
6.0
7.0
7.0
8.0
8.0
8.0
9.0
8.0
9.0
9.0
9.0
9.0
10.0
9.0
9.0
9.0
9.0
9.0
8.0
8.0
8.0
8.0
8.0
8.0
8.0
8.0
8.0
8.0
9.0
10.0
10.0
11.0
11.0
11.0
11.0
11.0
11.0
11.0
12.0
12.0
12.0
11.0
11.0
11.0
12.0
12.0
13.0
12.0
11.0
10.0
10.0
10.0
10.0
9.0
10.0
10.0
9.0
9.0
9.0
9.0
9.0
9.0
10.0
9.0
8.0
8.0
8.0
8.0
8.0
7.0
7.0
7.0
8.0
8.0
8.0
8.0
8.0
8.0
8.0
8.0
8.0
8.0
9.0
9.0
9.0
9.0
9.0
9.0
9.0
9.0
9.0
9.0
10.0
10.0
11.0
11.0
11.0
11.0
12.0
13.0
12.0
12.0
13.0
12.0
13.0
13.0
13.0
13.0
13.0
13.0
13.0
13.0
13.0
13.0
13.0
13.0
13.0
13.0
13.0
13.0
12.0
12.0
13.0
12.0
12.0
13.0
14.0
15.0
15.0
15.0
15.0
15.0
14.0
15.0
16.0
16.0
16.0
16.0
16.0
16.0
16.0
16.0
16.0
16.0
16.0
16.0
15.0
15.0
15.0
14.0
14.0
14.0
14.0
14.0
15.0
15.0
14.0
14.0
14.0
14.0
14.0
13.0
14.0
14.0
14.0
15.0
14.0
15.0
16.0
15.0
16.0
15.0
16.0
16.0
16.0
16.0
16.0
16.0
16.0
16.0
16.0
17.0
18.0
18.0
18.0
18.0
18.0
18.0
19.0
19.0
19.0
20.0
19.0
19.0
19.0
19.0
20.0
20.0
19.0
19.0
19.0
19.0
18.0
18.0
19.0
18.0
19.0
19.0
19.0
19.0
19.0
20.0
21.0
22.0
23.0
23.0
23.0
23.0
24.0
24.0
24.0
24.0
23.0
24.0
24.0
23.0
23.0
24.0
24.0
24.0
23.0
23.0
22.0
21.0
21.0
21.0
21.0
21.0
22.0
23.0
23.0
23.0
24.0
24.0
24.0
24.0
24.0
24.0
24.0
24.0
24.0
25.0
25.0
25.0
25.0
24.0
24.0
24.0
23.0
22.0
21.0
21.0
21.0
21.0
22.0
21.0
21.0
22.0
22.0
22.0
22.0
23.0
23.0
24.0
23.0
23.0
24.0
24.0
25.0
24.0
23.0
23.0
23.0
23.0
24.0
25.0
25.0
25.0
26.0
26.0
26.0
26.0
26.0
26.0
26.0
26.0
26.0
26.0
26.0
26.0
26.0
27.0
27.0
28.0
29.0
29.0
28.0
28.0
29.0
29.0
29.0
29.0
29.0
29.0
30.0
29.0
29.0
29.0
29.0
29.0
28.0
28.0
27.0
27.0
28.0
29.0
29.0
29.0
30.0
30.0
30.0
31.0
32.0
32.0
32.0
32.0
32.0
31.0
30.0
30.0
30.0
30.0
29.0
30.0
31.0
31.0
31.0
30.0
30.0
30.0
31.0
31.0
31.0
31.0
31.0
31.0
31.0
31.0
31.0
31.0
31.0
31.0
31.0
31.0
31.0
31.0
31.0
31.0
30.0
30.0
30.0
30.0
29.0
29.0
30.0
29.0
29.0
30.0
29.0
28.0
28.0
28.0
29.0
29.0
29.0
28.0
28.0
28.0
29.0
30.0
31.0
30.0
30.0
31.0
30.0
31.0
30.0
30.0
30.0
31.0
31.0
31.0
31.0
31.0
32.0
32.0
32.0
31.0
32.0
33.0
32.0
32.0
33.0
33.0
32.0
32.0
31.0
31.0
31.0
30.0
30.0
30.0
31.0
31.0
30.0
30.0
30.0
30.0
30.0
30.0
30.0
30.0
30.0
30.0
30.0
30.0
30.0
30.0
30.0
30.0
30.0
30.0
30.0
30.0
30.0
29.0
29.0
29.0
29.0
29.0
28.0
27.0
28.0
29.0
30.0
30.0
29.0
29.0
29.0
29.0
29.0
29.0
29.0
30.0
30.0
30.0
30.0
29.0
30.0
30.0
31.0
31.0
31.0
31.0
31.0
31.0
31.0
30.0
30.0
30.0
30.0
30.0
30.0
30.0
31.0
30.0
30.0
31.0
31.0
32.0
31.0
32.0
31.0
31.0
31.0
31.0
31.0
32.0
32.0
32.0
32.0
32.0
33.0
34.0
33.0
33.0
34.0
34.0
34.0
34.0
35.0
34.0
35.0
35.0
34.0
35.0
35.0
35.0
35.0
36.0
36.0
36.0
36.0
36.0
36.0
37.0
37.0
37.0
37.0
37.0
37.0
37.0
37.0
37.0
36.0
36.0
37.0
37.0
37.0
37.0
36.0
37.0
36.0
36.0
37.0
37.0
36.0
37.0
37.0
36.0
37.0
38.0
39.0
39.0
40.0
39.0
40.0
41.0
40.0
41.0
40.0
41.0
42.0
41.0
42.0
41.0
40.0
41.0
42.0
41.0
42.0
41.0
40.0
39.0
38.0
37.0
38.0
37.0
38.0
37.0
36.0
37.0
38.0
37.0
36.0
37.0
36.0
35.0
34.0
33.0
32.0
31.0
30.0
31.0
32.0
31.0
32.0
31.0
30.0
31.0
30.0
31.0
30.0
29.0
28.0
29.0
28.0
29.0
28.0
29.0
28.0
27.0
26.0
25.0
26.0
25.0
24.0
25.0
24.0
25.0
24.0
25.0
26.0
25.0
26.0
25.0
26.0
25.0
24.0
25.0
24.0
23.0
22.0
21.0
20.0
19.0
20.0
19.0
18.0
17.0
16.0
15.0
14.0
13.0
12.0
11.0
10.0
9.0
8.0
7.0
6.0
5.0
4.0
3.0
2.0
1.0
0.0
];
x_8 = [
0.0
0.0
0.0
0.0
0.0
0.0
0.0
0.0
0.0
0.0
0.0
0.0
0.0
0.0
0.0
0.0
0.0
0.0
0.0
0.0
0.0
0.0
0.0
0.0
0.0
0.0
0.0
0.0
0.0
0.0
0.0
0.0
0.0
0.0
0.0
0.0
0.0
0.0
0.0
0.0
0.0
0.0
0.0
0.0
0.0
0.0
0.0
0.0
0.0
0.0
0.0
0.0
0.0
0.0
0.0
0.0
0.0
0.0
0.0
0.0
0.0
0.0
0.0
0.0
0.0
0.0
0.0
0.0
0.0
0.0
0.0
0.0
0.0
0.0
0.0
0.0
0.0
0.0
0.0
0.0
0.0
0.0
0.0
0.0
0.0
0.0
0.0
0.0
0.0
0.0
0.0
0.0
0.0
0.0
0.0
0.0
0.0
0.0
0.0
0.0
0.0
0.0
0.0
0.0
0.0
0.0
0.0
0.0
0.0
0.0
0.0
0.0
0.0
0.0
0.0
0.0
0.0
0.0
0.0
0.0
0.0
0.0
0.0
0.0
0.0
0.0
0.0
0.0
0.0
0.0
0.0
0.0
0.0
0.0
0.0
0.0
0.0
0.0
0.0
0.0
0.0
0.0
0.0
0.0
0.0
0.0
0.0
0.0
0.0
0.0
0.0
0.0
0.0
0.0
0.0
0.0
0.0
0.0
0.0
0.0
0.0
0.0
0.0
0.0
0.0
0.0
0.0
0.0
0.0
0.0
0.0
0.0
0.0
0.0
0.0
0.0
0.0
0.0
0.0
0.0
0.0
0.0
0.0
0.0
0.0
0.0
0.0
0.0
0.0
0.0
0.0
0.0
0.0
0.0
0.0
0.0
0.0
0.0
0.0
0.0
0.0
0.0
0.0
0.0
0.0
0.0
0.0
0.0
0.0
0.0
0.0
0.0
0.0
0.0
0.0
0.0
0.0
0.0
0.0
0.0
0.0
0.0
0.0
0.0
0.0
0.0
0.0
0.0
0.0
0.0
0.0
0.0
0.0
0.0
0.0
0.0
0.0
0.0
0.0
0.0
0.0
0.0
0.0
0.0
0.0
0.0
0.0
0.0
0.0
0.0
0.0
0.0
0.0
0.0
0.0
0.0
0.0
0.0
0.0
0.0
0.0
0.0
0.0
0.0
0.0
0.0
0.0
0.0
0.0
0.0
0.0
0.0
0.0
0.0
0.0
0.0
0.0
0.0
0.0
0.0
0.0
0.0
0.0
0.0
0.0
0.0
0.0
0.0
0.0
0.0
0.0
0.0
0.0
0.0
0.0
0.0
0.0
0.0
0.0
0.0
0.0
0.0
0.0
0.0
0.0
0.0
0.0
0.0
0.0
0.0
0.0
0.0
0.0
0.0
0.0
0.0
0.0
0.0
0.0
0.0
0.0
0.0
0.0
0.0
0.0
0.0
0.0
0.0
0.0
0.0
0.0
0.0
0.0
0.0
0.0
0.0
0.0
0.0
0.0
0.0
0.0
0.0
0.0
0.0
0.0
0.0
0.0
0.0
0.0
0.0
0.0
0.0
0.0
0.0
0.0
0.0
0.0
0.0
0.0
0.0
0.0
0.0
0.0
0.0
0.0
0.0
0.0
0.0
0.0
0.0
0.0
0.0
0.0
0.0
0.0
0.0
0.0
0.0
0.0
0.0
0.0
0.0
0.0
0.0
0.0
0.0
0.0
0.0
0.0
0.0
0.0
0.0
0.0
0.0
0.0
0.0
0.0
0.0
0.0
0.0
0.0
0.0
0.0
0.0
0.0
0.0
0.0
0.0
0.0
0.0
0.0
0.0
0.0
0.0
0.0
0.0
0.0
0.0
0.0
0.0
0.0
0.0
0.0
0.0
0.0
0.0
0.0
0.0
0.0
0.0
0.0
0.0
0.0
0.0
0.0
0.0
0.0
0.0
0.0
0.0
0.0
0.0
0.0
0.0
0.0
0.0
0.0
0.0
0.0
0.0
0.0
0.0
0.0
0.0
0.0
0.0
0.0
0.0
0.0
0.0
0.0
0.0
0.0
0.0
0.0
0.0
0.0
0.0
0.0
0.0
0.0
0.0
0.0
0.0
0.0
0.0
0.0
0.0
0.0
0.0
0.0
0.0
0.0
0.0
0.0
0.0
0.0
0.0
0.0
0.0
0.0
0.0
0.0
0.0
0.0
0.0
0.0
0.0
0.0
0.0
0.0
0.0
0.0
0.0
0.0
0.0
0.0
0.0
0.0
0.0
0.0
0.0
0.0
0.0
0.0
0.0
0.0
0.0
0.0
0.0
0.0
0.0
0.0
0.0
0.0
0.0
0.0
0.0
0.0
0.0
0.0
0.0
0.0
0.0
0.0
0.0
0.0
0.0
0.0
0.0
0.0
0.0
0.0
0.0
0.0
0.0
0.0
0.0
0.0
0.0
0.0
0.0
0.0
0.0
0.0
0.0
0.0
0.0
0.0
0.0
0.0
0.0
0.0
0.0
0.0
0.0
0.0
0.0
0.0
0.0
0.0
0.0
0.0
0.0
0.0
0.0
0.0
0.0
0.0
0.0
0.0
0.0
0.0
0.0
0.0
0.0
0.0
0.0
0.0
0.0
0.0
0.0
0.0
0.0
0.0
0.0
0.0
0.0
0.0
0.0
0.0
0.0
0.0
0.0
0.0
0.0
0.0
0.0
0.0
0.0
0.0
0.0
0.0
0.0
0.0
0.0
0.0
0.0
0.0
0.0
0.0
0.0
0.0
0.0
0.0
0.0
0.0
0.0
0.0
0.0
0.0
0.0
0.0
0.0
0.0
0.0
0.0
0.0
0.0
0.0
0.0
0.0
0.0
0.0
0.0
0.0
0.0
0.0
0.0
0.0
0.0
0.0
0.0
0.0
0.0
0.0
0.0
0.0
0.0
0.0
0.0
0.0
0.0
0.0
0.0
0.0
0.0
0.0
0.0
0.0
0.0
0.0
0.0
0.0
0.0
0.0
0.0
0.0
0.0
0.0
0.0
0.0
0.0
0.0
0.0
0.0
0.0
0.0
0.0
0.0
0.0
0.0
0.0
0.0
0.0
0.0
0.0
0.0
0.0
0.0
0.0
0.0
0.0
0.0
0.0
0.0
0.0
0.0
0.0
0.0
0.0
0.0
0.0
0.0
0.0
0.0
0.0
0.0
0.0
0.0
0.0
0.0
0.0
0.0
0.0
0.0
0.0
0.0
0.0
0.0
0.0
0.0
0.0
0.0
0.0
0.0
0.0
0.0
0.0
0.0
0.0
0.0
0.0
0.0
0.0
0.0
0.0
0.0
0.0
0.0
0.0
0.0
0.0
0.0
0.0
0.0
0.0
0.0
0.0
0.0
0.0
0.0
0.0
0.0
0.0
0.0
0.0
0.0
0.0
0.0
0.0
0.0
0.0
0.0
0.0
];
x_9 = [
0.0
0.0
0.0
0.0
0.0
0.0
0.0
0.0
0.0
0.0
0.0
0.0
0.0
0.0
0.0
0.0
0.0
0.0
0.0
0.0
0.0
0.0
0.0
0.0
0.0
0.0
0.0
0.0
0.0
0.0
0.0
0.0
0.0
0.0
0.0
0.0
0.0
0.0
0.0
0.0
0.0
0.0
0.0
0.0
0.0
0.0
0.0
0.0
0.0
0.0
0.0
0.0
0.0
0.0
0.0
0.0
0.0
0.0
0.0
0.0
0.0
0.0
0.0
0.0
0.0
0.0
0.0
0.0
0.0
0.0
0.0
0.0
0.0
0.0
0.0
0.0
0.0
0.0
0.0
0.0
0.0
0.0
0.0
0.0
0.0
0.0
0.0
0.0
0.0
0.0
0.0
0.0
0.0
0.0
0.0
0.0
0.0
0.0
0.0
0.0
0.0
0.0
0.0
0.0
0.0
0.0
0.0
0.0
0.0
0.0
0.0
0.0
0.0
0.0
0.0
0.0
0.0
0.0
0.0
0.0
0.0
0.0
0.0
0.0
0.0
0.0
0.0
0.0
0.0
0.0
0.0
0.0
0.0
0.0
0.0
0.0
0.0
0.0
0.0
0.0
0.0
0.0
0.0
0.0
0.0
0.0
0.0
0.0
0.0
0.0
0.0
0.0
0.0
0.0
0.0
0.0
0.0
0.0
0.0
0.0
0.0
0.0
0.0
0.0
0.0
0.0
0.0
0.0
0.0
0.0
0.0
0.0
0.0
0.0
0.0
0.0
0.0
0.0
0.0
0.0
0.0
0.0
0.0
0.0
0.0
0.0
0.0
0.0
0.0
0.0
0.0
0.0
0.0
0.0
0.0
0.0
0.0
0.0
0.0
0.0
0.0
0.0
0.0
0.0
0.0
0.0
0.0
0.0
0.0
0.0
0.0
0.0
0.0
0.0
0.0
0.0
0.0
0.0
0.0
0.0
0.0
0.0
0.0
0.0
0.0
0.0
0.0
0.0
0.0
0.0
0.0
0.0
0.0
0.0
0.0
0.0
0.0
0.0
0.0
0.0
0.0
0.0
0.0
0.0
0.0
0.0
0.0
0.0
0.0
0.0
0.0
0.0
0.0
0.0
0.0
0.0
0.0
0.0
0.0
0.0
0.0
0.0
0.0
0.0
0.0
0.0
0.0
0.0
0.0
0.0
0.0
0.0
0.0
0.0
0.0
0.0
0.0
0.0
0.0
0.0
0.0
0.0
0.0
0.0
0.0
0.0
0.0
0.0
0.0
0.0
0.0
0.0
0.0
0.0
0.0
0.0
0.0
0.0
0.0
0.0
0.0
0.0
0.0
0.0
0.0
0.0
0.0
0.0
0.0
0.0
0.0
0.0
0.0
0.0
0.0
0.0
0.0
0.0
0.0
0.0
0.0
0.0
0.0
0.0
0.0
0.0
0.0
0.0
0.0
0.0
0.0
0.0
0.0
0.0
0.0
0.0
0.0
0.0
0.0
0.0
0.0
0.0
0.0
0.0
0.0
0.0
0.0
0.0
0.0
0.0
0.0
0.0
0.0
0.0
0.0
0.0
0.0
0.0
0.0
0.0
0.0
0.0
0.0
0.0
0.0
0.0
0.0
0.0
0.0
0.0
0.0
0.0
0.0
0.0
0.0
0.0
0.0
0.0
0.0
0.0
0.0
0.0
0.0
0.0
0.0
0.0
0.0
0.0
0.0
0.0
0.0
0.0
0.0
0.0
0.0
0.0
0.0
0.0
0.0
0.0
0.0
0.0
0.0
0.0
0.0
0.0
0.0
0.0
0.0
0.0
0.0
0.0
0.0
0.0
0.0
0.0
0.0
0.0
0.0
0.0
0.0
0.0
0.0
0.0
0.0
0.0
0.0
0.0
0.0
0.0
0.0
0.0
0.0
0.0
0.0
0.0
0.0
0.0
0.0
0.0
0.0
0.0
0.0
0.0
0.0
0.0
0.0
0.0
0.0
0.0
0.0
0.0
0.0
0.0
0.0
0.0
0.0
0.0
0.0
0.0
0.0
0.0
0.0
0.0
0.0
0.0
0.0
0.0
0.0
0.0
0.0
0.0
0.0
0.0
0.0
0.0
0.0
0.0
0.0
0.0
0.0
0.0
0.0
0.0
0.0
0.0
0.0
0.0
0.0
0.0
0.0
0.0
0.0
0.0
0.0
0.0
0.0
0.0
0.0
0.0
0.0
0.0
0.0
0.0
0.0
0.0
0.0
0.0
0.0
0.0
0.0
0.0
0.0
0.0
0.0
0.0
0.0
0.0
0.0
0.0
0.0
0.0
0.0
0.0
0.0
0.0
0.0
0.0
0.0
0.0
0.0
0.0
0.0
0.0
0.0
0.0
0.0
0.0
0.0
0.0
0.0
0.0
0.0
0.0
0.0
0.0
0.0
0.0
0.0
0.0
0.0
0.0
0.0
0.0
0.0
0.0
0.0
0.0
0.0
0.0
0.0
0.0
0.0
0.0
0.0
0.0
0.0
0.0
0.0
0.0
0.0
0.0
0.0
0.0
0.0
0.0
0.0
0.0
0.0
0.0
0.0
0.0
0.0
0.0
0.0
0.0
0.0
0.0
0.0
0.0
0.0
0.0
0.0
0.0
0.0
0.0
0.0
0.0
0.0
0.0
0.0
0.0
0.0
0.0
0.0
0.0
0.0
0.0
0.0
0.0
0.0
0.0
0.0
0.0
0.0
0.0
0.0
0.0
0.0
0.0
0.0
0.0
0.0
0.0
0.0
0.0
0.0
0.0
0.0
0.0
0.0
0.0
0.0
0.0
0.0
0.0
0.0
0.0
0.0
0.0
0.0
0.0
0.0
0.0
0.0
0.0
0.0
0.0
0.0
0.0
0.0
0.0
0.0
0.0
0.0
0.0
0.0
0.0
0.0
0.0
0.0
0.0
0.0
0.0
0.0
0.0
0.0
0.0
0.0
0.0
0.0
0.0
0.0
0.0
0.0
0.0
0.0
0.0
0.0
0.0
0.0
0.0
0.0
0.0
0.0
0.0
0.0
0.0
0.0
0.0
0.0
0.0
0.0
0.0
0.0
0.0
0.0
0.0
0.0
0.0
0.0
0.0
0.0
0.0
0.0
0.0
0.0
0.0
0.0
0.0
0.0
0.0
0.0
0.0
0.0
0.0
0.0
0.0
0.0
0.0
0.0
0.0
0.0
0.0
0.0
0.0
0.0
0.0
0.0
0.0
0.0
0.0
0.0
0.0
0.0
0.0
0.0
0.0
0.0
0.0
0.0
0.0
0.0
0.0
0.0
0.0
0.0
0.0
0.0
0.0
0.0
0.0
0.0
0.0
0.0
0.0
0.0
0.0
0.0
0.0
0.0
0.0
0.0
0.0
0.0
0.0
0.0
0.0
0.0
0.0
0.0
0.0
0.0
0.0
0.0
];
x_10 = [
0.0
0.0
0.0
0.0
0.0
0.0
0.0
0.0
0.0
0.0
0.0
0.0
0.0
0.0
0.0
0.0
0.0
0.0
0.0
0.0
0.0
0.0
0.0
0.0
0.0
0.0
0.0
0.0
0.0
0.0
0.0
0.0
0.0
0.0
0.0
0.0
0.0
0.0
0.0
0.0
0.0
0.0
0.0
0.0
0.0
0.0
0.0
0.0
0.0
0.0
0.0
0.0
0.0
0.0
0.0
0.0
0.0
0.0
0.0
0.0
0.0
0.0
0.0
0.0
0.0
0.0
0.0
0.0
0.0
0.0
0.0
0.0
0.0
0.0
0.0
0.0
0.0
0.0
0.0
0.0
0.0
0.0
0.0
0.0
0.0
0.0
0.0
0.0
0.0
0.0
0.0
0.0
0.0
0.0
0.0
0.0
0.0
0.0
0.0
0.0
0.0
0.0
0.0
0.0
0.0
0.0
0.0
0.0
0.0
0.0
0.0
0.0
0.0
0.0
0.0
0.0
0.0
0.0
0.0
0.0
0.0
0.0
0.0
0.0
0.0
0.0
0.0
0.0
0.0
0.0
0.0
0.0
0.0
0.0
0.0
0.0
0.0
0.0
0.0
0.0
0.0
0.0
0.0
0.0
0.0
0.0
0.0
0.0
0.0
0.0
0.0
0.0
0.0
0.0
0.0
0.0
0.0
0.0
0.0
0.0
0.0
0.0
0.0
0.0
0.0
0.0
0.0
0.0
0.0
0.0
0.0
0.0
0.0
0.0
0.0
0.0
0.0
0.0
0.0
0.0
0.0
0.0
0.0
0.0
0.0
0.0
0.0
0.0
0.0
0.0
0.0
0.0
0.0
0.0
0.0
0.0
0.0
0.0
0.0
0.0
0.0
0.0
0.0
0.0
0.0
0.0
0.0
0.0
0.0
0.0
0.0
0.0
0.0
0.0
0.0
0.0
0.0
0.0
0.0
0.0
0.0
0.0
0.0
0.0
0.0
0.0
0.0
0.0
0.0
0.0
0.0
0.0
0.0
0.0
0.0
0.0
0.0
0.0
0.0
0.0
0.0
0.0
0.0
0.0
0.0
0.0
0.0
0.0
0.0
0.0
0.0
0.0
0.0
0.0
0.0
0.0
0.0
0.0
0.0
0.0
0.0
0.0
0.0
0.0
0.0
0.0
0.0
0.0
0.0
0.0
0.0
0.0
0.0
0.0
0.0
0.0
0.0
0.0
0.0
0.0
0.0
0.0
0.0
0.0
0.0
0.0
0.0
0.0
0.0
0.0
0.0
0.0
0.0
0.0
0.0
0.0
0.0
0.0
0.0
0.0
0.0
0.0
0.0
0.0
0.0
0.0
0.0
0.0
0.0
0.0
0.0
0.0
0.0
0.0
0.0
0.0
0.0
0.0
0.0
0.0
0.0
0.0
0.0
0.0
0.0
0.0
0.0
0.0
0.0
0.0
0.0
0.0
0.0
0.0
0.0
0.0
0.0
0.0
0.0
0.0
0.0
0.0
0.0
0.0
0.0
0.0
0.0
0.0
0.0
0.0
0.0
0.0
0.0
0.0
0.0
0.0
0.0
0.0
0.0
0.0
0.0
0.0
0.0
0.0
0.0
0.0
0.0
0.0
0.0
0.0
0.0
0.0
0.0
0.0
0.0
0.0
0.0
0.0
0.0
0.0
0.0
0.0
0.0
0.0
0.0
0.0
0.0
0.0
0.0
0.0
0.0
0.0
0.0
0.0
0.0
0.0
0.0
0.0
0.0
0.0
0.0
0.0
0.0
0.0
0.0
0.0
0.0
0.0
0.0
0.0
0.0
0.0
0.0
0.0
0.0
0.0
0.0
0.0
0.0
0.0
0.0
0.0
0.0
0.0
0.0
0.0
0.0
0.0
0.0
0.0
0.0
0.0
0.0
0.0
0.0
0.0
0.0
0.0
0.0
0.0
0.0
0.0
0.0
0.0
0.0
0.0
0.0
0.0
0.0
0.0
0.0
0.0
0.0
0.0
0.0
0.0
0.0
0.0
0.0
0.0
0.0
0.0
0.0
0.0
0.0
0.0
0.0
0.0
0.0
0.0
0.0
0.0
0.0
0.0
0.0
0.0
0.0
0.0
0.0
0.0
0.0
0.0
0.0
0.0
0.0
0.0
0.0
0.0
0.0
0.0
0.0
0.0
0.0
0.0
0.0
0.0
0.0
0.0
0.0
0.0
0.0
0.0
0.0
0.0
0.0
0.0
0.0
0.0
0.0
0.0
0.0
0.0
0.0
0.0
0.0
0.0
0.0
0.0
0.0
0.0
0.0
0.0
0.0
0.0
0.0
0.0
0.0
0.0
0.0
0.0
0.0
0.0
0.0
0.0
0.0
0.0
0.0
0.0
0.0
0.0
0.0
0.0
0.0
0.0
0.0
0.0
0.0
0.0
0.0
0.0
0.0
0.0
0.0
0.0
0.0
0.0
0.0
0.0
0.0
0.0
0.0
0.0
0.0
0.0
0.0
0.0
0.0
0.0
0.0
0.0
0.0
0.0
0.0
0.0
0.0
0.0
0.0
0.0
0.0
0.0
0.0
0.0
0.0
0.0
0.0
0.0
0.0
0.0
0.0
0.0
0.0
0.0
0.0
0.0
0.0
0.0
0.0
0.0
0.0
0.0
0.0
0.0
0.0
0.0
0.0
0.0
0.0
0.0
0.0
0.0
0.0
0.0
0.0
0.0
0.0
0.0
0.0
0.0
0.0
0.0
0.0
0.0
0.0
0.0
0.0
0.0
0.0
0.0
0.0
0.0
0.0
0.0
0.0
0.0
0.0
0.0
0.0
0.0
0.0
0.0
0.0
0.0
0.0
0.0
0.0
0.0
0.0
0.0
0.0
0.0
0.0
0.0
0.0
0.0
0.0
0.0
0.0
0.0
0.0
0.0
0.0
0.0
0.0
0.0
0.0
0.0
0.0
0.0
0.0
0.0
0.0
0.0
0.0
0.0
0.0
0.0
0.0
0.0
0.0
0.0
0.0
0.0
0.0
0.0
0.0
0.0
0.0
0.0
0.0
0.0
0.0
0.0
0.0
0.0
0.0
0.0
0.0
0.0
0.0
0.0
0.0
0.0
0.0
0.0
0.0
0.0
0.0
0.0
0.0
0.0
0.0
0.0
0.0
0.0
0.0
0.0
0.0
0.0
0.0
0.0
0.0
0.0
0.0
0.0
0.0
0.0
0.0
0.0
0.0
0.0
0.0
0.0
0.0
0.0
0.0
0.0
0.0
0.0
0.0
0.0
0.0
0.0
0.0
0.0
0.0
0.0
0.0
0.0
0.0
0.0
0.0
0.0
0.0
0.0
0.0
0.0
0.0
0.0
0.0
0.0
0.0
0.0
0.0
0.0
0.0
0.0
0.0
0.0
0.0
0.0
0.0
0.0
0.0
0.0
0.0
];
hold  on
plot(   t,x_2,      t, x_4, t, x_5 ,t, x_7);
legend('Recepcion', 'E3',    'OFT', 'E2'   );
